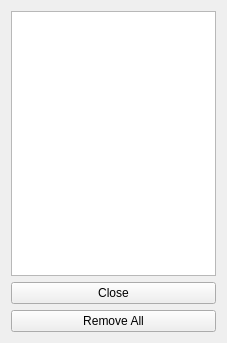
<?xml version="1.0" encoding="UTF-8"?>
<ui version="4.0">
 <class>Archive</class>
 <widget class="QWidget" name="Archive">
  <property name="geometry">
   <rect>
    <x>0</x>
    <y>0</y>
    <width>227</width>
    <height>343</height>
   </rect>
  </property>
  <property name="windowTitle">
   <string>Form</string>
  </property>
  <layout class="QVBoxLayout" name="verticalLayout">
   <item>
    <widget class="ListView" name="treeView">
     <property name="acceptDrops">
      <bool>true</bool>
     </property>
     <property name="dragDropMode">
      <enum>QAbstractItemView::DragDrop</enum>
     </property>
     <property name="defaultDropAction">
      <enum>Qt::MoveAction</enum>
     </property>
     <property name="headerHidden">
      <bool>true</bool>
     </property>
    </widget>
   </item>
   <item>
    <widget class="QPushButton" name="close">
     <property name="text">
      <string>Close</string>
     </property>
    </widget>
   </item>
   <item>
    <widget class="QPushButton" name="removeAll">
     <property name="text">
      <string>Remove All</string>
     </property>
    </widget>
   </item>
  </layout>
 </widget>
 <customwidgets>
  <customwidget>
   <class>ListView</class>
   <extends>QTreeView</extends>
   <header>tasks/listview.h</header>
  </customwidget>
 </customwidgets>
 <resources/>
 <connections/>
</ui>
